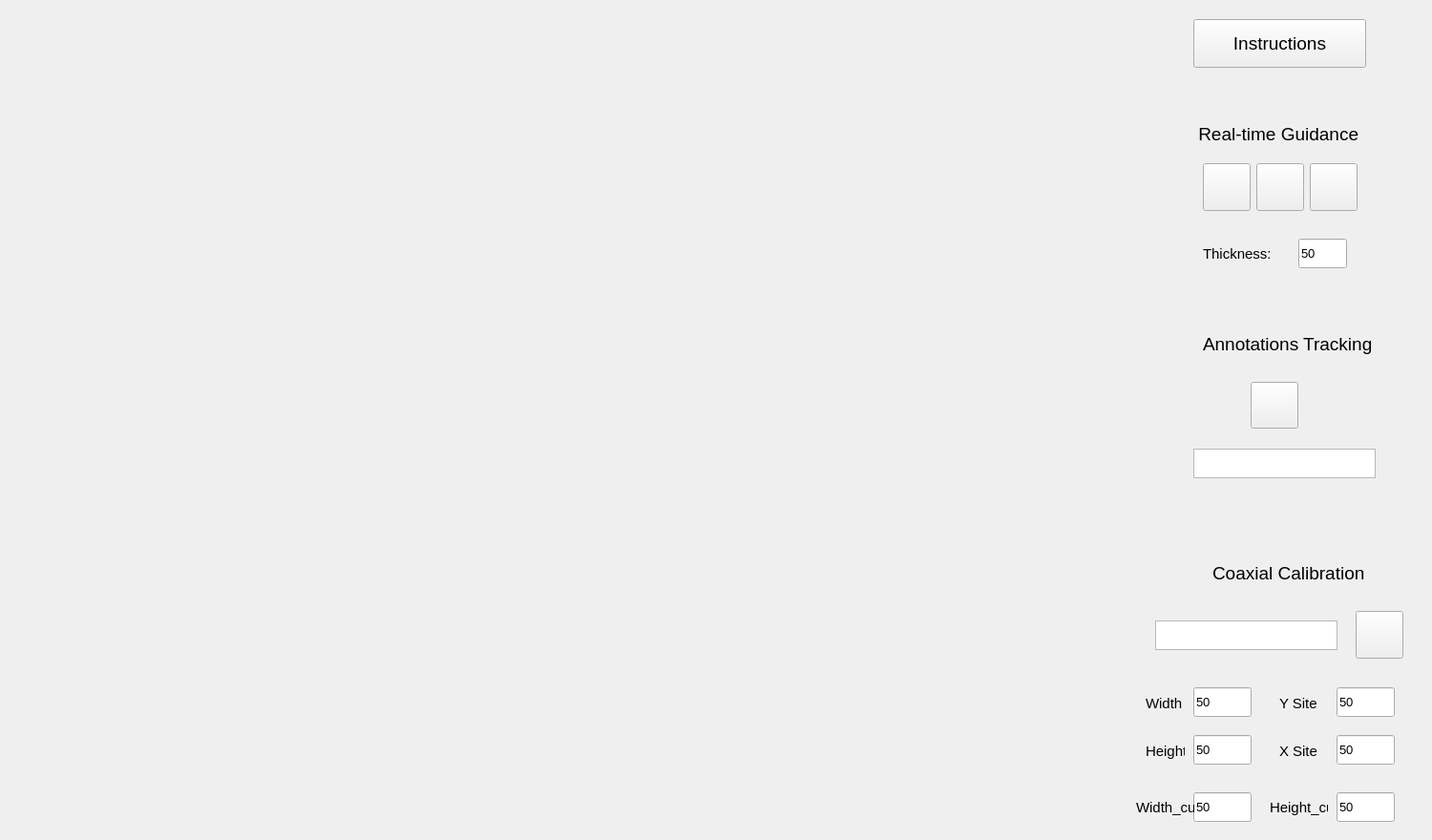
<?xml version="1.0" encoding="UTF-8"?>
<ui version="4.0">
 <class>Form</class>
 <widget class="QWidget" name="Form">
  <property name="geometry">
   <rect>
    <x>0</x>
    <y>0</y>
    <width>1500</width>
    <height>880</height>
   </rect>
  </property>
  <property name="font">
   <font>
    <family>Arial</family>
    <pointsize>10</pointsize>
   </font>
  </property>
  <property name="mouseTracking">
   <bool>false</bool>
  </property>
  <property name="acceptDrops">
   <bool>false</bool>
  </property>
  <property name="windowTitle">
   <string>Form</string>
  </property>
  <widget class="QPushButton" name="instructionButton">
   <property name="geometry">
    <rect>
     <x>1250</x>
     <y>20</y>
     <width>181</width>
     <height>51</height>
    </rect>
   </property>
   <property name="font">
    <font>
     <family>Arial</family>
     <pointsize>14</pointsize>
     <weight>50</weight>
     <bold>false</bold>
    </font>
   </property>
   <property name="text">
    <string>Instructions</string>
   </property>
  </widget>
  <widget class="QLabel" name="label_show_camera">
   <property name="geometry">
    <rect>
     <x>0</x>
     <y>0</y>
     <width>1536</width>
     <height>960</height>
    </rect>
   </property>
   <property name="autoFillBackground">
    <bool>true</bool>
   </property>
   <property name="text">
    <string/>
   </property>
  </widget>
  <widget class="QLabel" name="label">
   <property name="geometry">
    <rect>
     <x>1200</x>
     <y>720</y>
     <width>41</width>
     <height>31</height>
    </rect>
   </property>
   <property name="font">
    <font>
     <family>Arial</family>
     <pointsize>11</pointsize>
    </font>
   </property>
   <property name="text">
    <string>Width：</string>
   </property>
  </widget>
  <widget class="QLabel" name="label_2">
   <property name="geometry">
    <rect>
     <x>1200</x>
     <y>770</y>
     <width>41</width>
     <height>31</height>
    </rect>
   </property>
   <property name="font">
    <font>
     <family>Arial</family>
     <pointsize>11</pointsize>
    </font>
   </property>
   <property name="text">
    <string>Height：</string>
   </property>
  </widget>
  <widget class="QLabel" name="label_3">
   <property name="geometry">
    <rect>
     <x>1340</x>
     <y>770</y>
     <width>41</width>
     <height>31</height>
    </rect>
   </property>
   <property name="font">
    <font>
     <family>Arial</family>
     <pointsize>11</pointsize>
    </font>
   </property>
   <property name="text">
    <string>X Site：</string>
   </property>
  </widget>
  <widget class="QLabel" name="label_5">
   <property name="geometry">
    <rect>
     <x>1270</x>
     <y>580</y>
     <width>171</width>
     <height>41</height>
    </rect>
   </property>
   <property name="font">
    <font>
     <family>Arial</family>
     <pointsize>14</pointsize>
    </font>
   </property>
   <property name="text">
    <string>Coaxial Calibration</string>
   </property>
  </widget>
  <widget class="QLabel" name="real_label">
   <property name="geometry">
    <rect>
     <x>1250</x>
     <y>110</y>
     <width>191</width>
     <height>61</height>
    </rect>
   </property>
   <property name="font">
    <font>
     <family>Arial</family>
     <pointsize>14</pointsize>
    </font>
   </property>
   <property name="text">
    <string> Real-time Guidance</string>
   </property>
  </widget>
  <widget class="QPushButton" name="save_parameter_button">
   <property name="geometry">
    <rect>
     <x>1420</x>
     <y>640</y>
     <width>50</width>
     <height>50</height>
    </rect>
   </property>
   <property name="maximumSize">
    <size>
     <width>50</width>
     <height>50</height>
    </size>
   </property>
   <property name="autoFillBackground">
    <bool>true</bool>
   </property>
   <property name="text">
    <string/>
   </property>
   <property name="icon">
    <iconset>
     <normaloff>picture/save2.png</normaloff>picture/save2.png</iconset>
   </property>
   <property name="iconSize">
    <size>
     <width>50</width>
     <height>50</height>
    </size>
   </property>
   <property name="autoRepeatInterval">
    <number>300</number>
   </property>
  </widget>
  <widget class="QLineEdit" name="width_lineEdit">
   <property name="geometry">
    <rect>
     <x>1250</x>
     <y>720</y>
     <width>61</width>
     <height>31</height>
    </rect>
   </property>
   <property name="text">
    <string>50</string>
   </property>
  </widget>
  <widget class="QLineEdit" name="height_lineEdit">
   <property name="geometry">
    <rect>
     <x>1250</x>
     <y>770</y>
     <width>61</width>
     <height>31</height>
    </rect>
   </property>
   <property name="text">
    <string>50</string>
   </property>
  </widget>
  <widget class="QLabel" name="label_4">
   <property name="geometry">
    <rect>
     <x>1340</x>
     <y>720</y>
     <width>41</width>
     <height>31</height>
    </rect>
   </property>
   <property name="font">
    <font>
     <family>Arial</family>
     <pointsize>11</pointsize>
    </font>
   </property>
   <property name="text">
    <string>Y Site：</string>
   </property>
  </widget>
  <widget class="QLineEdit" name="y_lineEdit">
   <property name="geometry">
    <rect>
     <x>1400</x>
     <y>720</y>
     <width>61</width>
     <height>31</height>
    </rect>
   </property>
   <property name="text">
    <string>50</string>
   </property>
  </widget>
  <widget class="QLineEdit" name="x_lineEdit">
   <property name="geometry">
    <rect>
     <x>1400</x>
     <y>770</y>
     <width>61</width>
     <height>31</height>
    </rect>
   </property>
   <property name="text">
    <string>50</string>
   </property>
  </widget>
  <widget class="QTextEdit" name="coxial_textEdit">
   <property name="geometry">
    <rect>
     <x>1210</x>
     <y>650</y>
     <width>191</width>
     <height>31</height>
    </rect>
   </property>
   <property name="font">
    <font>
     <family>Arial</family>
    </font>
   </property>
   <property name="html">
    <string>&lt;!DOCTYPE HTML PUBLIC &quot;-//W3C//DTD HTML 4.0//EN&quot; &quot;http://www.w3.org/TR/REC-html40/strict.dtd&quot;&gt;
&lt;html&gt;&lt;head&gt;&lt;meta name=&quot;qrichtext&quot; content=&quot;1&quot; /&gt;&lt;style type=&quot;text/css&quot;&gt;
p, li { white-space: pre-wrap; }
&lt;/style&gt;&lt;/head&gt;&lt;body style=&quot; font-family:'Arial'; font-size:10pt; font-weight:400; font-style:normal;&quot;&gt;
&lt;p style=&quot;-qt-paragraph-type:empty; margin-top:0px; margin-bottom:0px; margin-left:0px; margin-right:0px; -qt-block-indent:0; text-indent:0px;&quot;&gt;&lt;br /&gt;&lt;/p&gt;&lt;/body&gt;&lt;/html&gt;</string>
   </property>
  </widget>
  <widget class="QLabel" name="label_10">
   <property name="geometry">
    <rect>
     <x>1260</x>
     <y>250</y>
     <width>71</width>
     <height>31</height>
    </rect>
   </property>
   <property name="font">
    <font>
     <family>Arial</family>
     <pointsize>11</pointsize>
    </font>
   </property>
   <property name="text">
    <string>Thickness:</string>
   </property>
  </widget>
  <widget class="QLineEdit" name="thickness_lineEdit">
   <property name="geometry">
    <rect>
     <x>1360</x>
     <y>250</y>
     <width>51</width>
     <height>31</height>
    </rect>
   </property>
   <property name="text">
    <string>50</string>
   </property>
  </widget>
  <widget class="QLabel" name="label_12">
   <property name="geometry">
    <rect>
     <x>1200</x>
     <y>90</y>
     <width>281</width>
     <height>20</height>
    </rect>
   </property>
   <property name="text">
    <string/>
   </property>
   <property name="pixmap">
    <pixmap>picture/greenline.png</pixmap>
   </property>
  </widget>
  <widget class="QLabel" name="label_13">
   <property name="geometry">
    <rect>
     <x>1200</x>
     <y>310</y>
     <width>291</width>
     <height>20</height>
    </rect>
   </property>
   <property name="text">
    <string/>
   </property>
   <property name="pixmap">
    <pixmap>picture/greenline.png</pixmap>
   </property>
  </widget>
  <widget class="QLineEdit" name="camera_width_lineEdit">
   <property name="geometry">
    <rect>
     <x>1250</x>
     <y>830</y>
     <width>61</width>
     <height>31</height>
    </rect>
   </property>
   <property name="text">
    <string>50</string>
   </property>
  </widget>
  <widget class="QLabel" name="label_6">
   <property name="geometry">
    <rect>
     <x>1190</x>
     <y>830</y>
     <width>61</width>
     <height>31</height>
    </rect>
   </property>
   <property name="font">
    <font>
     <family>Arial</family>
     <pointsize>11</pointsize>
    </font>
   </property>
   <property name="text">
    <string>Width_cut:</string>
   </property>
  </widget>
  <widget class="QLineEdit" name="camera_height_lineEdit">
   <property name="geometry">
    <rect>
     <x>1400</x>
     <y>830</y>
     <width>61</width>
     <height>31</height>
    </rect>
   </property>
   <property name="text">
    <string>50</string>
   </property>
  </widget>
  <widget class="QLabel" name="label_7">
   <property name="geometry">
    <rect>
     <x>1330</x>
     <y>830</y>
     <width>61</width>
     <height>31</height>
    </rect>
   </property>
   <property name="font">
    <font>
     <family>Arial</family>
     <pointsize>11</pointsize>
    </font>
   </property>
   <property name="text">
    <string>Height_cut:</string>
   </property>
  </widget>
  <widget class="QLabel" name="label_14">
   <property name="geometry">
    <rect>
     <x>1190</x>
     <y>530</y>
     <width>291</width>
     <height>20</height>
    </rect>
   </property>
   <property name="text">
    <string/>
   </property>
   <property name="pixmap">
    <pixmap>picture/greenline.png</pixmap>
   </property>
  </widget>
  <widget class="QLabel" name="real_label_2">
   <property name="geometry">
    <rect>
     <x>1260</x>
     <y>330</y>
     <width>181</width>
     <height>61</height>
    </rect>
   </property>
   <property name="font">
    <font>
     <family>Arial</family>
     <pointsize>14</pointsize>
    </font>
   </property>
   <property name="text">
    <string>Annotations Tracking</string>
   </property>
  </widget>
  <widget class="QPushButton" name="track_start_button">
   <property name="geometry">
    <rect>
     <x>1310</x>
     <y>400</y>
     <width>50</width>
     <height>49</height>
    </rect>
   </property>
   <property name="maximumSize">
    <size>
     <width>50</width>
     <height>50</height>
    </size>
   </property>
   <property name="autoFillBackground">
    <bool>true</bool>
   </property>
   <property name="text">
    <string/>
   </property>
   <property name="icon">
    <iconset>
     <normaloff>picture/start.png</normaloff>picture/start.png</iconset>
   </property>
   <property name="iconSize">
    <size>
     <width>50</width>
     <height>50</height>
    </size>
   </property>
   <property name="autoRepeatInterval">
    <number>300</number>
   </property>
  </widget>
  <widget class="QTextEdit" name="track_textEdit">
   <property name="geometry">
    <rect>
     <x>1250</x>
     <y>470</y>
     <width>191</width>
     <height>31</height>
    </rect>
   </property>
   <property name="font">
    <font>
     <family>Arial</family>
    </font>
   </property>
   <property name="html">
    <string>&lt;!DOCTYPE HTML PUBLIC &quot;-//W3C//DTD HTML 4.0//EN&quot; &quot;http://www.w3.org/TR/REC-html40/strict.dtd&quot;&gt;
&lt;html&gt;&lt;head&gt;&lt;meta name=&quot;qrichtext&quot; content=&quot;1&quot; /&gt;&lt;style type=&quot;text/css&quot;&gt;
p, li { white-space: pre-wrap; }
&lt;/style&gt;&lt;/head&gt;&lt;body style=&quot; font-family:'Arial'; font-size:10pt; font-weight:400; font-style:normal;&quot;&gt;
&lt;p style=&quot;-qt-paragraph-type:empty; margin-top:0px; margin-bottom:0px; margin-left:0px; margin-right:0px; -qt-block-indent:0; text-indent:0px;&quot;&gt;&lt;br /&gt;&lt;/p&gt;&lt;/body&gt;&lt;/html&gt;</string>
   </property>
  </widget>
  <widget class="QWidget" name="layoutWidget">
   <property name="geometry">
    <rect>
     <x>1260</x>
     <y>170</y>
     <width>164</width>
     <height>52</height>
    </rect>
   </property>
   <layout class="QHBoxLayout" name="horizontalLayout">
    <item>
     <widget class="QPushButton" name="real_start_button">
      <property name="maximumSize">
       <size>
        <width>50</width>
        <height>50</height>
       </size>
      </property>
      <property name="autoFillBackground">
       <bool>true</bool>
      </property>
      <property name="text">
       <string/>
      </property>
      <property name="icon">
       <iconset>
        <normaloff>picture/start.png</normaloff>picture/start.png</iconset>
      </property>
      <property name="iconSize">
       <size>
        <width>50</width>
        <height>50</height>
       </size>
      </property>
      <property name="autoRepeatInterval">
       <number>300</number>
      </property>
     </widget>
    </item>
    <item>
     <widget class="QPushButton" name="real_shizi_button">
      <property name="maximumSize">
       <size>
        <width>50</width>
        <height>50</height>
       </size>
      </property>
      <property name="autoFillBackground">
       <bool>true</bool>
      </property>
      <property name="text">
       <string/>
      </property>
      <property name="icon">
       <iconset>
        <normaloff>picture/shizi2.png</normaloff>picture/shizi2.png</iconset>
      </property>
      <property name="iconSize">
       <size>
        <width>50</width>
        <height>50</height>
       </size>
      </property>
      <property name="autoRepeatInterval">
       <number>300</number>
      </property>
     </widget>
    </item>
    <item>
     <widget class="QPushButton" name="real_clear_button">
      <property name="maximumSize">
       <size>
        <width>50</width>
        <height>50</height>
       </size>
      </property>
      <property name="autoFillBackground">
       <bool>true</bool>
      </property>
      <property name="text">
       <string/>
      </property>
      <property name="icon">
       <iconset>
        <normaloff>picture/222.png</normaloff>picture/222.png</iconset>
      </property>
      <property name="iconSize">
       <size>
        <width>50</width>
        <height>50</height>
       </size>
      </property>
      <property name="autoRepeatInterval">
       <number>300</number>
      </property>
     </widget>
    </item>
   </layout>
  </widget>
  <zorder>label_show_camera</zorder>
  <zorder>instructionButton</zorder>
  <zorder>label</zorder>
  <zorder>label_2</zorder>
  <zorder>label_3</zorder>
  <zorder>label_5</zorder>
  <zorder>real_label</zorder>
  <zorder>save_parameter_button</zorder>
  <zorder>width_lineEdit</zorder>
  <zorder>height_lineEdit</zorder>
  <zorder>label_4</zorder>
  <zorder>y_lineEdit</zorder>
  <zorder>x_lineEdit</zorder>
  <zorder>coxial_textEdit</zorder>
  <zorder>label_10</zorder>
  <zorder>thickness_lineEdit</zorder>
  <zorder>label_12</zorder>
  <zorder>label_13</zorder>
  <zorder>camera_width_lineEdit</zorder>
  <zorder>label_6</zorder>
  <zorder>camera_height_lineEdit</zorder>
  <zorder>label_7</zorder>
  <zorder>label_14</zorder>
  <zorder>real_label_2</zorder>
  <zorder>track_start_button</zorder>
  <zorder>track_textEdit</zorder>
  <zorder>layoutWidget</zorder>
 </widget>
 <resources/>
 <connections/>
</ui>
